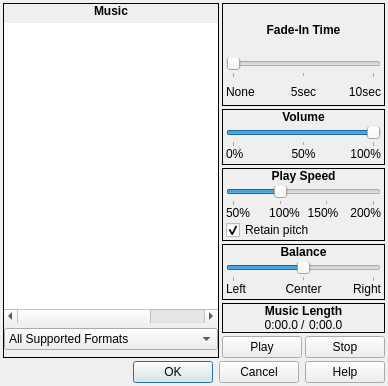
<?xml version="1.0" encoding="UTF-8"?>
<ui version="4.0">
 <class>MusicBrowser</class>
 <widget class="QDialog" name="MusicBrowser">
  <property name="geometry">
   <rect>
    <x>0</x>
    <y>0</y>
    <width>382</width>
    <height>386</height>
   </rect>
  </property>
  <property name="windowTitle">
   <string>Music</string>
  </property>
  <property name="windowIcon">
   <iconset resource="gui_icons.qrc">
    <normaloff>:/icons/openrpgmaker.png</normaloff>:/icons/openrpgmaker.png</iconset>
  </property>
  <property name="styleSheet">
   <string notr="true">.QFrame
{
	border-width: 1px;
	border-style: solid;
	border-color: palette(window-text);
}

.QFrame&gt;QLabel
{
	border-width: 0px;
	background-color: palette(window-text);
	color: palette(window);
	font-weight: bold;
}

.QFrame&gt;QCheckBox
{
	background-color: palette(window-text);
	border-width: 0px;
	border-style: none;
	color: palette(window);
	spacing: 3px;
	font-weight: bold;
	padding: 0px 0px 0px 3px;
}

.QFrame&gt;QCheckBox::indicator
{
	min-width: 8px;
	max-width: 8px;
	min-height: 8px;
	max-height: 8px;
	width: 8px;
	height: 8px;
	border-width: 2px;
	border-radius: 0px;
	border-style: ridge;
	border-color: palette(mid);
}

.QFrame&gt;QCheckBox::indicator:unchecked
{
	background-color: palette(base);
}

.QFrame&gt;QCheckBox::indicator:checked
{
	background-color: palette(window-text);
}

.QFrame&gt;QCheckBox::indicator:hover
{
	border-color: palette(highlight);
}</string>
  </property>
  <layout class="QVBoxLayout" name="verticalLayout_10">
   <property name="spacing">
    <number>3</number>
   </property>
   <property name="margin">
    <number>3</number>
   </property>
   <item>
    <layout class="QHBoxLayout" name="horizontalLayout_5">
     <property name="spacing">
      <number>3</number>
     </property>
     <item>
      <widget class="QFrame" name="frame">
       <property name="sizePolicy">
        <sizepolicy hsizetype="Fixed" vsizetype="Preferred">
         <horstretch>0</horstretch>
         <verstretch>0</verstretch>
        </sizepolicy>
       </property>
       <property name="frameShape">
        <enum>QFrame::Box</enum>
       </property>
       <property name="frameShadow">
        <enum>QFrame::Plain</enum>
       </property>
       <layout class="QVBoxLayout" name="verticalLayout">
        <property name="spacing">
         <number>0</number>
        </property>
        <property name="margin">
         <number>0</number>
        </property>
        <item>
         <widget class="QLabel" name="label">
          <property name="sizePolicy">
           <sizepolicy hsizetype="Preferred" vsizetype="Fixed">
            <horstretch>0</horstretch>
            <verstretch>0</verstretch>
           </sizepolicy>
          </property>
          <property name="font">
           <font>
            <weight>75</weight>
            <bold>true</bold>
           </font>
          </property>
          <property name="text">
           <string>Music</string>
          </property>
          <property name="alignment">
           <set>Qt::AlignCenter</set>
          </property>
         </widget>
        </item>
        <item>
         <widget class="QWidget" name="widget" native="true">
          <layout class="QVBoxLayout" name="verticalLayout_2">
           <property name="spacing">
            <number>0</number>
           </property>
           <property name="margin">
            <number>0</number>
           </property>
           <item>
            <widget class="QTreeWidget" name="twMusicFiles">
             <property name="sizePolicy">
              <sizepolicy hsizetype="Expanding" vsizetype="Preferred">
               <horstretch>0</horstretch>
               <verstretch>0</verstretch>
              </sizepolicy>
             </property>
             <property name="minimumSize">
              <size>
               <width>214</width>
               <height>300</height>
              </size>
             </property>
             <property name="maximumSize">
              <size>
               <width>214</width>
               <height>300</height>
              </size>
             </property>
             <property name="frameShape">
              <enum>QFrame::NoFrame</enum>
             </property>
             <property name="editTriggers">
              <set>QAbstractItemView::NoEditTriggers</set>
             </property>
             <property name="rootIsDecorated">
              <bool>true</bool>
             </property>
             <attribute name="headerVisible">
              <bool>false</bool>
             </attribute>
             <column>
              <property name="text">
               <string>Name</string>
              </property>
             </column>
             <column>
              <property name="text">
               <string>Type</string>
              </property>
             </column>
             <column>
              <property name="text">
               <string>Location</string>
              </property>
             </column>
            </widget>
           </item>
           <item>
            <widget class="QComboBox" name="cboxFileFilter">
             <item>
              <property name="text">
               <string>All Supported Formats</string>
              </property>
             </item>
             <item>
              <property name="text">
               <string>AIFF Files</string>
              </property>
             </item>
             <item>
              <property name="text">
               <string>FLAC Files</string>
              </property>
             </item>
             <item>
              <property name="text">
               <string>MIDI Files (Not recommended)</string>
              </property>
             </item>
             <item>
              <property name="text">
               <string>MP3 Files</string>
              </property>
             </item>
             <item>
              <property name="text">
               <string>OGG Files</string>
              </property>
             </item>
             <item>
              <property name="text">
               <string>Tracker Files (.it .mod .s3m)</string>
              </property>
             </item>
             <item>
              <property name="text">
               <string>WAV Files</string>
              </property>
             </item>
            </widget>
           </item>
          </layout>
         </widget>
        </item>
       </layout>
      </widget>
     </item>
     <item>
      <widget class="QWidget" name="widget_5" native="true">
       <property name="sizePolicy">
        <sizepolicy hsizetype="Preferred" vsizetype="Preferred">
         <horstretch>0</horstretch>
         <verstretch>0</verstretch>
        </sizepolicy>
       </property>
       <layout class="QVBoxLayout" name="verticalLayout_9">
        <property name="spacing">
         <number>3</number>
        </property>
        <property name="margin">
         <number>0</number>
        </property>
        <item>
         <widget class="QFrame" name="frame_7">
          <property name="frameShape">
           <enum>QFrame::Box</enum>
          </property>
          <property name="frameShadow">
           <enum>QFrame::Plain</enum>
          </property>
          <layout class="QVBoxLayout" name="verticalLayout_12">
           <property name="spacing">
            <number>0</number>
           </property>
           <property name="margin">
            <number>0</number>
           </property>
           <item>
            <widget class="QLabel" name="label_15">
             <property name="font">
              <font>
               <weight>75</weight>
               <bold>true</bold>
              </font>
             </property>
             <property name="text">
              <string>Fade-In Time</string>
             </property>
             <property name="alignment">
              <set>Qt::AlignCenter</set>
             </property>
            </widget>
           </item>
           <item>
            <widget class="QWidget" name="widget_7" native="true">
             <layout class="QVBoxLayout" name="verticalLayout_13">
              <property name="spacing">
               <number>0</number>
              </property>
              <property name="leftMargin">
               <number>3</number>
              </property>
              <property name="topMargin">
               <number>3</number>
              </property>
              <property name="rightMargin">
               <number>3</number>
              </property>
              <property name="bottomMargin">
               <number>0</number>
              </property>
              <item>
               <widget class="QSlider" name="sldrFadeInTime">
                <property name="maximum">
                 <number>10</number>
                </property>
                <property name="orientation">
                 <enum>Qt::Horizontal</enum>
                </property>
                <property name="tickPosition">
                 <enum>QSlider::TicksBelow</enum>
                </property>
                <property name="tickInterval">
                 <number>5</number>
                </property>
               </widget>
              </item>
              <item>
               <layout class="QHBoxLayout" name="horizontalLayout_7">
                <item>
                 <widget class="QLabel" name="label_16">
                  <property name="text">
                   <string>None</string>
                  </property>
                 </widget>
                </item>
                <item>
                 <widget class="QLabel" name="label_17">
                  <property name="text">
                   <string>5sec</string>
                  </property>
                  <property name="alignment">
                   <set>Qt::AlignCenter</set>
                  </property>
                 </widget>
                </item>
                <item>
                 <widget class="QLabel" name="label_18">
                  <property name="text">
                   <string>10sec</string>
                  </property>
                  <property name="alignment">
                   <set>Qt::AlignRight|Qt::AlignTrailing|Qt::AlignVCenter</set>
                  </property>
                 </widget>
                </item>
               </layout>
              </item>
             </layout>
            </widget>
           </item>
          </layout>
         </widget>
        </item>
        <item>
         <widget class="QFrame" name="frame_2">
          <property name="sizePolicy">
           <sizepolicy hsizetype="Preferred" vsizetype="Fixed">
            <horstretch>0</horstretch>
            <verstretch>0</verstretch>
           </sizepolicy>
          </property>
          <property name="frameShape">
           <enum>QFrame::Box</enum>
          </property>
          <property name="frameShadow">
           <enum>QFrame::Plain</enum>
          </property>
          <layout class="QVBoxLayout" name="verticalLayout_3">
           <property name="spacing">
            <number>0</number>
           </property>
           <property name="margin">
            <number>0</number>
           </property>
           <item>
            <widget class="QLabel" name="label_2">
             <property name="sizePolicy">
              <sizepolicy hsizetype="Preferred" vsizetype="Fixed">
               <horstretch>0</horstretch>
               <verstretch>0</verstretch>
              </sizepolicy>
             </property>
             <property name="font">
              <font>
               <weight>75</weight>
               <bold>true</bold>
              </font>
             </property>
             <property name="text">
              <string>Volume</string>
             </property>
             <property name="alignment">
              <set>Qt::AlignCenter</set>
             </property>
            </widget>
           </item>
           <item>
            <widget class="QWidget" name="widget_2" native="true">
             <layout class="QVBoxLayout" name="verticalLayout_4">
              <property name="spacing">
               <number>0</number>
              </property>
              <property name="margin">
               <number>3</number>
              </property>
              <item>
               <widget class="QSlider" name="sldrVolume">
                <property name="maximum">
                 <number>10</number>
                </property>
                <property name="singleStep">
                 <number>1</number>
                </property>
                <property name="value">
                 <number>10</number>
                </property>
                <property name="orientation">
                 <enum>Qt::Horizontal</enum>
                </property>
                <property name="tickPosition">
                 <enum>QSlider::TicksBelow</enum>
                </property>
                <property name="tickInterval">
                 <number>5</number>
                </property>
               </widget>
              </item>
              <item>
               <layout class="QHBoxLayout" name="horizontalLayout">
                <item>
                 <widget class="QLabel" name="label_3">
                  <property name="sizePolicy">
                   <sizepolicy hsizetype="Preferred" vsizetype="Fixed">
                    <horstretch>0</horstretch>
                    <verstretch>0</verstretch>
                   </sizepolicy>
                  </property>
                  <property name="text">
                   <string>0%</string>
                  </property>
                 </widget>
                </item>
                <item>
                 <widget class="QLabel" name="label_4">
                  <property name="sizePolicy">
                   <sizepolicy hsizetype="Preferred" vsizetype="Fixed">
                    <horstretch>0</horstretch>
                    <verstretch>0</verstretch>
                   </sizepolicy>
                  </property>
                  <property name="text">
                   <string>50%</string>
                  </property>
                  <property name="alignment">
                   <set>Qt::AlignCenter</set>
                  </property>
                 </widget>
                </item>
                <item>
                 <widget class="QLabel" name="label_5">
                  <property name="sizePolicy">
                   <sizepolicy hsizetype="Preferred" vsizetype="Fixed">
                    <horstretch>0</horstretch>
                    <verstretch>0</verstretch>
                   </sizepolicy>
                  </property>
                  <property name="text">
                   <string>100%</string>
                  </property>
                  <property name="alignment">
                   <set>Qt::AlignRight|Qt::AlignTrailing|Qt::AlignVCenter</set>
                  </property>
                 </widget>
                </item>
               </layout>
              </item>
             </layout>
            </widget>
           </item>
          </layout>
         </widget>
        </item>
        <item>
         <widget class="QFrame" name="frame_3">
          <property name="sizePolicy">
           <sizepolicy hsizetype="Preferred" vsizetype="Fixed">
            <horstretch>0</horstretch>
            <verstretch>0</verstretch>
           </sizepolicy>
          </property>
          <property name="frameShape">
           <enum>QFrame::Box</enum>
          </property>
          <property name="frameShadow">
           <enum>QFrame::Plain</enum>
          </property>
          <layout class="QVBoxLayout" name="verticalLayout_5">
           <property name="spacing">
            <number>0</number>
           </property>
           <property name="margin">
            <number>0</number>
           </property>
           <item>
            <widget class="QLabel" name="label_6">
             <property name="sizePolicy">
              <sizepolicy hsizetype="Preferred" vsizetype="Fixed">
               <horstretch>0</horstretch>
               <verstretch>0</verstretch>
              </sizepolicy>
             </property>
             <property name="font">
              <font>
               <weight>75</weight>
               <bold>true</bold>
              </font>
             </property>
             <property name="text">
              <string>Play Speed</string>
             </property>
             <property name="alignment">
              <set>Qt::AlignCenter</set>
             </property>
            </widget>
           </item>
           <item>
            <widget class="QWidget" name="widget_3" native="true">
             <layout class="QVBoxLayout" name="verticalLayout_6">
              <property name="spacing">
               <number>0</number>
              </property>
              <property name="leftMargin">
               <number>3</number>
              </property>
              <property name="topMargin">
               <number>3</number>
              </property>
              <property name="rightMargin">
               <number>3</number>
              </property>
              <property name="bottomMargin">
               <number>0</number>
              </property>
              <item>
               <widget class="QSlider" name="sldrSpeed">
                <property name="minimum">
                 <number>5</number>
                </property>
                <property name="maximum">
                 <number>20</number>
                </property>
                <property name="singleStep">
                 <number>1</number>
                </property>
                <property name="value">
                 <number>10</number>
                </property>
                <property name="orientation">
                 <enum>Qt::Horizontal</enum>
                </property>
                <property name="tickPosition">
                 <enum>QSlider::TicksBelow</enum>
                </property>
                <property name="tickInterval">
                 <number>5</number>
                </property>
               </widget>
              </item>
              <item>
               <layout class="QHBoxLayout" name="horizontalLayout_2">
                <property name="spacing">
                 <number>0</number>
                </property>
                <item>
                 <widget class="QLabel" name="label_7">
                  <property name="sizePolicy">
                   <sizepolicy hsizetype="Preferred" vsizetype="Fixed">
                    <horstretch>0</horstretch>
                    <verstretch>0</verstretch>
                   </sizepolicy>
                  </property>
                  <property name="text">
                   <string>50%</string>
                  </property>
                 </widget>
                </item>
                <item>
                 <widget class="QLabel" name="label_8">
                  <property name="sizePolicy">
                   <sizepolicy hsizetype="Preferred" vsizetype="Fixed">
                    <horstretch>0</horstretch>
                    <verstretch>0</verstretch>
                   </sizepolicy>
                  </property>
                  <property name="text">
                   <string>100%</string>
                  </property>
                  <property name="alignment">
                   <set>Qt::AlignCenter</set>
                  </property>
                 </widget>
                </item>
                <item>
                 <widget class="QLabel" name="label_9">
                  <property name="sizePolicy">
                   <sizepolicy hsizetype="Preferred" vsizetype="Fixed">
                    <horstretch>0</horstretch>
                    <verstretch>0</verstretch>
                   </sizepolicy>
                  </property>
                  <property name="text">
                   <string>150%</string>
                  </property>
                  <property name="alignment">
                   <set>Qt::AlignCenter</set>
                  </property>
                 </widget>
                </item>
                <item>
                 <widget class="QLabel" name="label_19">
                  <property name="text">
                   <string>200%</string>
                  </property>
                  <property name="alignment">
                   <set>Qt::AlignRight|Qt::AlignTrailing|Qt::AlignVCenter</set>
                  </property>
                 </widget>
                </item>
               </layout>
              </item>
              <item>
               <widget class="QCheckBox" name="cbRetainPitch">
                <property name="text">
                 <string>Retain pitch</string>
                </property>
                <property name="checked">
                 <bool>true</bool>
                </property>
               </widget>
              </item>
             </layout>
            </widget>
           </item>
          </layout>
         </widget>
        </item>
        <item>
         <widget class="QFrame" name="frame_4">
          <property name="sizePolicy">
           <sizepolicy hsizetype="Preferred" vsizetype="Fixed">
            <horstretch>0</horstretch>
            <verstretch>0</verstretch>
           </sizepolicy>
          </property>
          <property name="frameShape">
           <enum>QFrame::Box</enum>
          </property>
          <property name="frameShadow">
           <enum>QFrame::Plain</enum>
          </property>
          <layout class="QVBoxLayout" name="verticalLayout_7">
           <property name="spacing">
            <number>0</number>
           </property>
           <property name="margin">
            <number>0</number>
           </property>
           <item>
            <widget class="QLabel" name="label_10">
             <property name="sizePolicy">
              <sizepolicy hsizetype="Preferred" vsizetype="Fixed">
               <horstretch>0</horstretch>
               <verstretch>0</verstretch>
              </sizepolicy>
             </property>
             <property name="font">
              <font>
               <weight>75</weight>
               <bold>true</bold>
              </font>
             </property>
             <property name="text">
              <string>Balance</string>
             </property>
             <property name="alignment">
              <set>Qt::AlignCenter</set>
             </property>
            </widget>
           </item>
           <item>
            <widget class="QWidget" name="widget_4" native="true">
             <layout class="QVBoxLayout" name="verticalLayout_8">
              <property name="spacing">
               <number>0</number>
              </property>
              <property name="margin">
               <number>3</number>
              </property>
              <item>
               <widget class="QSlider" name="sldrBalance">
                <property name="minimum">
                 <number>-5</number>
                </property>
                <property name="maximum">
                 <number>5</number>
                </property>
                <property name="singleStep">
                 <number>1</number>
                </property>
                <property name="pageStep">
                 <number>20</number>
                </property>
                <property name="value">
                 <number>0</number>
                </property>
                <property name="orientation">
                 <enum>Qt::Horizontal</enum>
                </property>
                <property name="tickPosition">
                 <enum>QSlider::TicksBelow</enum>
                </property>
                <property name="tickInterval">
                 <number>5</number>
                </property>
               </widget>
              </item>
              <item>
               <layout class="QHBoxLayout" name="horizontalLayout_3">
                <item>
                 <widget class="QLabel" name="label_11">
                  <property name="sizePolicy">
                   <sizepolicy hsizetype="Preferred" vsizetype="Fixed">
                    <horstretch>0</horstretch>
                    <verstretch>0</verstretch>
                   </sizepolicy>
                  </property>
                  <property name="text">
                   <string>Left</string>
                  </property>
                 </widget>
                </item>
                <item>
                 <widget class="QLabel" name="label_12">
                  <property name="sizePolicy">
                   <sizepolicy hsizetype="Preferred" vsizetype="Fixed">
                    <horstretch>0</horstretch>
                    <verstretch>0</verstretch>
                   </sizepolicy>
                  </property>
                  <property name="text">
                   <string>Center</string>
                  </property>
                  <property name="alignment">
                   <set>Qt::AlignCenter</set>
                  </property>
                 </widget>
                </item>
                <item>
                 <widget class="QLabel" name="label_13">
                  <property name="sizePolicy">
                   <sizepolicy hsizetype="Preferred" vsizetype="Fixed">
                    <horstretch>0</horstretch>
                    <verstretch>0</verstretch>
                   </sizepolicy>
                  </property>
                  <property name="text">
                   <string>Right</string>
                  </property>
                  <property name="alignment">
                   <set>Qt::AlignRight|Qt::AlignTrailing|Qt::AlignVCenter</set>
                  </property>
                 </widget>
                </item>
               </layout>
              </item>
             </layout>
            </widget>
           </item>
          </layout>
         </widget>
        </item>
        <item>
         <widget class="QFrame" name="frame_5">
          <property name="sizePolicy">
           <sizepolicy hsizetype="Preferred" vsizetype="Fixed">
            <horstretch>0</horstretch>
            <verstretch>0</verstretch>
           </sizepolicy>
          </property>
          <property name="frameShape">
           <enum>QFrame::Box</enum>
          </property>
          <property name="frameShadow">
           <enum>QFrame::Plain</enum>
          </property>
          <layout class="QVBoxLayout" name="verticalLayout_11">
           <property name="spacing">
            <number>0</number>
           </property>
           <property name="margin">
            <number>0</number>
           </property>
           <item>
            <widget class="QLabel" name="label_14">
             <property name="sizePolicy">
              <sizepolicy hsizetype="Preferred" vsizetype="Fixed">
               <horstretch>0</horstretch>
               <verstretch>0</verstretch>
              </sizepolicy>
             </property>
             <property name="font">
              <font>
               <weight>75</weight>
               <bold>true</bold>
              </font>
             </property>
             <property name="text">
              <string>Music Length</string>
             </property>
             <property name="alignment">
              <set>Qt::AlignCenter</set>
             </property>
            </widget>
           </item>
           <item>
            <widget class="QWidget" name="widget_6" native="true">
             <layout class="QHBoxLayout" name="horizontalLayout_6">
              <property name="spacing">
               <number>3</number>
              </property>
              <property name="margin">
               <number>0</number>
              </property>
              <item>
               <widget class="QLabel" name="lblCurrentPosition">
                <property name="text">
                 <string>0:00.0</string>
                </property>
                <property name="alignment">
                 <set>Qt::AlignRight|Qt::AlignTrailing|Qt::AlignVCenter</set>
                </property>
               </widget>
              </item>
              <item>
               <widget class="QLabel" name="label_20">
                <property name="sizePolicy">
                 <sizepolicy hsizetype="Fixed" vsizetype="Preferred">
                  <horstretch>0</horstretch>
                  <verstretch>0</verstretch>
                 </sizepolicy>
                </property>
                <property name="text">
                 <string>/</string>
                </property>
               </widget>
              </item>
              <item>
               <widget class="QLabel" name="lblTotalLength">
                <property name="text">
                 <string>0:00.0</string>
                </property>
               </widget>
              </item>
             </layout>
            </widget>
           </item>
          </layout>
         </widget>
        </item>
        <item>
         <layout class="QHBoxLayout" name="horizontalLayout_4">
          <property name="spacing">
           <number>3</number>
          </property>
          <item>
           <widget class="QPushButton" name="bPlay">
            <property name="text">
             <string>Play</string>
            </property>
            <property name="icon">
             <iconset resource="gui_icons.qrc">
              <normaloff>:/icons/testplay.png</normaloff>:/icons/testplay.png</iconset>
            </property>
           </widget>
          </item>
          <item>
           <widget class="QPushButton" name="bStop">
            <property name="text">
             <string>Stop</string>
            </property>
            <property name="icon">
             <iconset resource="gui_icons.qrc">
              <normaloff>:/icons/stop.png</normaloff>:/icons/stop.png</iconset>
            </property>
           </widget>
          </item>
         </layout>
        </item>
       </layout>
      </widget>
     </item>
    </layout>
   </item>
   <item>
    <widget class="QDialogButtonBox" name="buttonBox">
     <property name="orientation">
      <enum>Qt::Horizontal</enum>
     </property>
     <property name="standardButtons">
      <set>QDialogButtonBox::Cancel|QDialogButtonBox::Help|QDialogButtonBox::Ok</set>
     </property>
    </widget>
   </item>
  </layout>
 </widget>
 <resources>
  <include location="gui_icons.qrc"/>
 </resources>
 <connections>
  <connection>
   <sender>buttonBox</sender>
   <signal>accepted()</signal>
   <receiver>MusicBrowser</receiver>
   <slot>accept()</slot>
   <hints>
    <hint type="sourcelabel">
     <x>248</x>
     <y>254</y>
    </hint>
    <hint type="destinationlabel">
     <x>157</x>
     <y>274</y>
    </hint>
   </hints>
  </connection>
  <connection>
   <sender>buttonBox</sender>
   <signal>rejected()</signal>
   <receiver>MusicBrowser</receiver>
   <slot>reject()</slot>
   <hints>
    <hint type="sourcelabel">
     <x>316</x>
     <y>260</y>
    </hint>
    <hint type="destinationlabel">
     <x>286</x>
     <y>274</y>
    </hint>
   </hints>
  </connection>
 </connections>
</ui>
